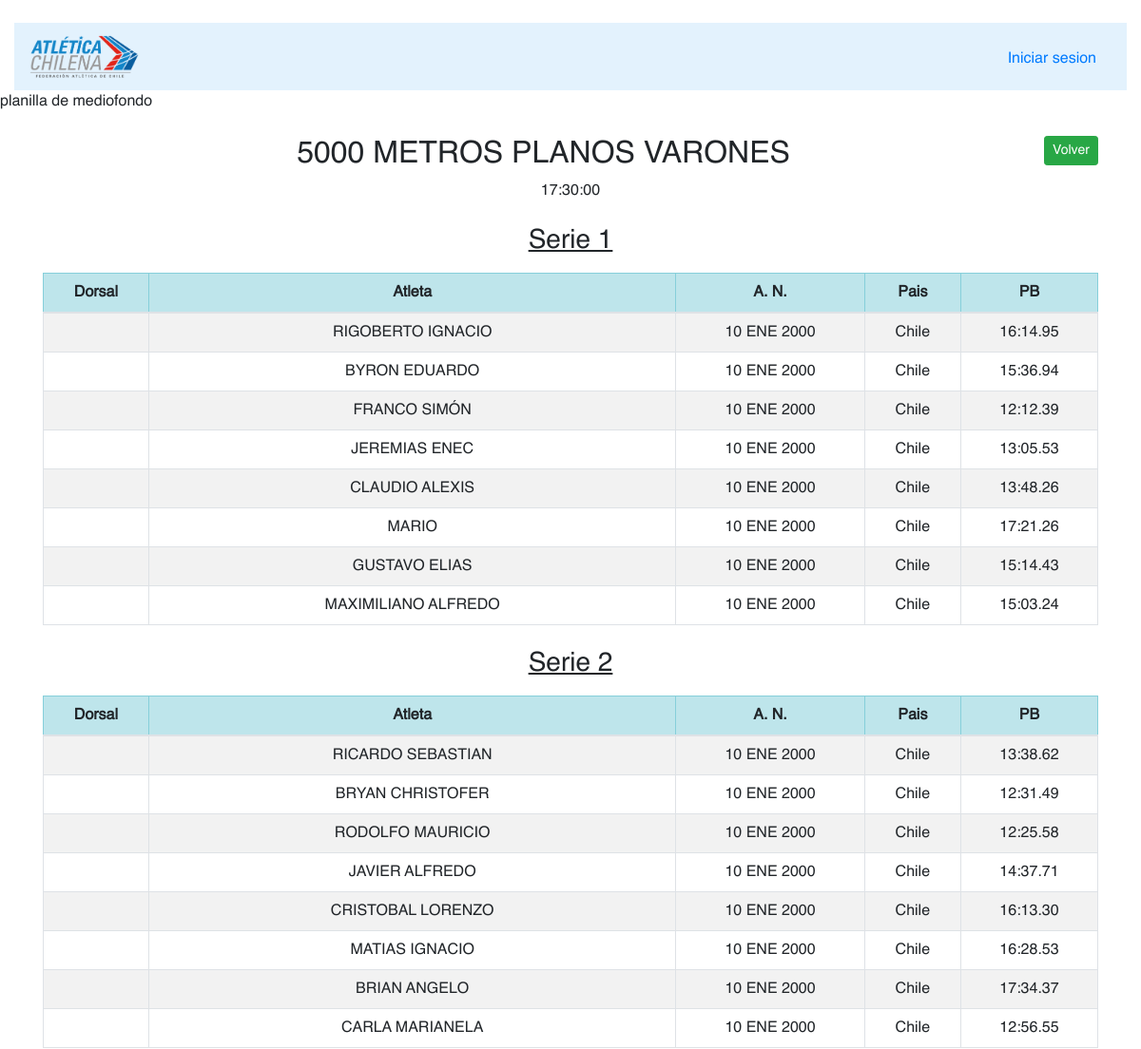
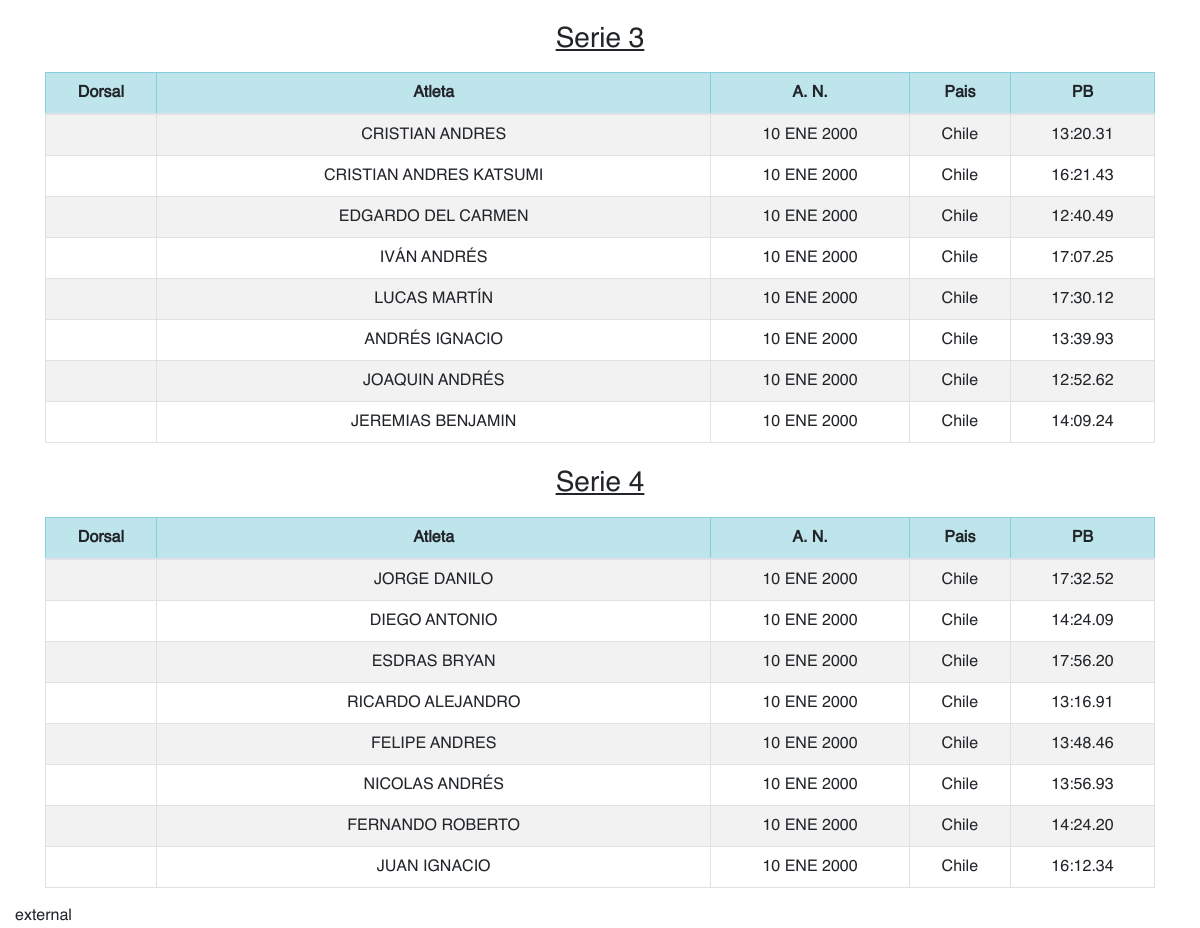
/competition/starlist/18, run on the app's committed database (2 pictures, top to bottom).
### apps/competitions/models.py (models this page shows, shortened)
class competitions(models.Model):
    eventId = models.ForeignKey(events,null=False,blank=False,on_delete=models.CASCADE)
    stageId = models.ForeignKey(stages,null=False,blank=False,on_delete=models.CASCADE)
    round = models.IntegerField(choices=ROUND_CHOICES,null=False,blank=False,default=1)
    initDate = models.CharField(max_length=200,null=False,blank=False,default='08:00')
    gender = models.IntegerField(choices=GENDER_CHOICES,null=False,blank=False,default=0)
    comb= models.CharField(max_length=200,null=False,blank=False,default='NO')
    def get_gender(self):
        return GENDER_CHOICES[self.gender][1]
    def name(self):
        return "%s %s"%(self.eventId.name(),self.get_gender())
    def type(self):
        return self.eventId.eventType

class events(models.Model):
    eventName = models.CharField(max_length=200,null=False,blank=False,default='EVENTO ..')
    eventType = models.IntegerField(choices=EVENT_TYPE_CHOICES,null=False,blank=False,default=1)
    def name(self):
        return self.eventName

class asbtractHeats(models.Model):
    competitionId = models.ForeignKey(competitions,related_name="%(class)s",null=False,blank=False,on_delete=models.CASCADE)
    numberHeat = models.IntegerField()
    observation = models.CharField(max_length=200,default='S/O')
    class Meta:
        abstract = True

class mdHeats(asbtractHeats):
    def serie(self):
        return "Serie %s"%(self.numberHeat)

class abstractAssignments(models.Model):
    athleteId = models.ForeignKey(athletes,related_name='relatedAthle',null=False,blank=False,on_delete=models.CASCADE)
    personalBest = models.CharField(max_length=200,default='NPB')
    result = models.CharField(max_length=200,default='NR')
    place = models.IntegerField(default=0)

class mdAssignments(abstractAssignments):
    heatId = models.ForeignKey(mdHeats,related_name='asign',null=False,blank=False,on_delete=models.CASCADE)
    def athlete(self):
        return self.athleteId.name()

class abstractAssignments(models.Model):
    athleteId = models.ForeignKey(athletes,related_name='relatedAthle',null=False,blank=False,on_delete=models.CASCADE)
    personalBest = models.CharField(max_length=200,default='NPB')
    result = models.CharField(max_length=200,default='NR')
    place = models.IntegerField(default=0)

### apps/athletes/models.py (models this page shows, shortened)
class athletes(models.Model):
    athleteName = models.CharField(max_length=200,null=False,blank=False,default='Nombre')
    athleteSurname = models.CharField(max_length=200,null=False,blank=False,default='Apellido')
    dni = models.CharField(max_length=200,null=False,blank=False,default='0.0.0-0')
    gender = models.IntegerField(choices=GENDER_CHOICES,null=False,blank=False,default=1)
    def name(self):
        return self.athleteName

### apps/competitions/views.py (the view)
# urls.py: path('starlist/<int:cp_id>', views.starlist_view,name='starlist_view'),
def starlist_view(request,cp_id):
    if Qlog_user(request.user):
        return internal_SV(request,cp_id)
    else:
        return external_SV(request,cp_id)

### apps/competitions/models.py (called while the page is built)
    @staticmethod
    def get_competition(id):
        competition = competitions.objects.get(id=id)
        return competition

    @staticmethod
    def get_heats(cid,Type):
        heats = {1:speedHeats,2:mdHeats,3:jumpHeats,5:throwHeats}
        try:
            heat_class = heats[Type]
            heats_list = list(heat_class.objects.filter(competitionId=cid))
            total_data = []
            for data in heats_list:
                aux_dict = {'heat':data,'assign':list(data.asign.all())}
                total_data.append(aux_dict)
            return total_data
        except Exception as e:
            print("error buscando los heats",e)

### apps/competitions/views.py (called while the page is built)
def external_SV(request,cp_id):
    templates = {1:'External/competition/eStartlistSP.html',2:'External/competition/eStartlistMD.html',
                3:'External/competition/eStartlistJP.html',4:'External/competition/eStartlistPV.html',5:'External/competition/eStartlistTW.html'}
    competition = CI.get_competition(cp_id)
    ctype = competition.type()
    heats = CI.get_heats(cp_id,ctype)
    if request.method == 'POST':
        pass
    elif request.method == 'GET':
        pass
    return render(request,templates[ctype],{'data':'data','id':cp_id,'competition':competition,'heats_data':heats})

### base/utils.py (called while the page is built)
def Qlog_user(user):
    if user == AnonymousUser():
        return False
    else:
        return True

### templates/External/competition/eStartlistMD.html
{% extends 'External/eBase.html' %}
{% load static %}
{% block content %}
planilla de mediofondo
<div class="container-fluid mt-4">
    {% if competition %}
    <div class="container mb-4">
        <a type="button" class="btn btn-sm btn-success float-right" href="{% url 'principal_view' %}">Volver</a>
        <h2 class="text-center">{{competition.name}}</h2>
        <p class="text-center">{{competition.initDate}}</p>
    </div>
        {% if heats_data %}
        <div class="container">
            {% for heat in heats_data %}
                <h3 class="text-center mt-4 mb-3"><u>{{heat.heat.serie}}</u></h4>
                <table class="table table-striped table-bordered" >
                    <thead class="table-info">
                        <tr>
                            <th class="text-center" style="width: 10%;">Dorsal</th>
                            <th class="text-center" style="width: 50%;">Atleta</th>
                            <th class="text-center" >A. N.</th>
                            <th class="text-center" >Pais</th>
                            <th class="text-center" >PB</th>
                        </tr>
                    </thead>
                    <tbody>
                        {% for atle in heat.assign %}
                        <tr>
                            <td class="text-center">{{atle.line}}</td>
                            <td class="text-center">{{atle.athlete}}</td>
                            <td class="text-center">10 ENE 2000</td>
                            <td class="text-center">Chile</td>
                            <td class="text-center">{{atle.personalBest}}</td>
                        </tr>
                        {% endfor %}
                    </tbody>
                </table>
            {% endfor %}
        </div>
        {% else %}
            <h3 class="text-center">No hay series registradas hasta el momento.</h3>
        {% endif %}
    {% else %}
        <h1 class="text-center">Error</h1>
    {% endif %}
</div>
{% endblock %}

### templates/External/eBase.html (style rules this page uses)
body { font-family: 'Helvetica'; }

### data on the page
competitions: name "5000 METROS PLANOS VARONES", initDate "17:30:00"
mdHeats: heat.serie "Serie 1"
mdAssignments: athlete "RIGOBERTO IGNACIO", personalBest "16:14.95"
mdAssignments: athlete "BYRON EDUARDO", personalBest "15:36.94"
mdAssignments: athlete "FRANCO SIMÓN", personalBest "12:12.39"
mdAssignments: athlete "JEREMIAS ENEC", personalBest "13:05.53"
mdAssignments: athlete "CLAUDIO ALEXIS", personalBest "13:48.26"
mdAssignments: athlete "MARIO", personalBest "17:21.26"
mdAssignments: athlete "GUSTAVO ELIAS", personalBest "15:14.43"
mdAssignments: athlete "MAXIMILIANO ALFREDO", personalBest "15:03.24"
mdHeats: heat.serie "Serie 2"
mdAssignments: athlete "RICARDO SEBASTIAN", personalBest "13:38.62"
mdAssignments: athlete "BRYAN CHRISTOFER", personalBest "12:31.49"
mdAssignments: athlete "RODOLFO MAURICIO", personalBest "12:25.58"
mdAssignments: athlete "JAVIER ALFREDO", personalBest "14:37.71"
mdAssignments: athlete "CRISTOBAL LORENZO", personalBest "16:13.30"
mdAssignments: athlete "MATIAS IGNACIO", personalBest "16:28.53"
mdAssignments: athlete "BRIAN ANGELO", personalBest "17:34.37"
mdAssignments: athlete "CARLA MARIANELA", personalBest "12:56.55"
mdHeats: heat.serie "Serie 3"
mdAssignments: athlete "CRISTIAN ANDRES", personalBest "13:20.31"
mdAssignments: athlete "CRISTIAN ANDRES KATSUMI", personalBest "16:21.43"
mdAssignments: athlete "EDGARDO DEL CARMEN", personalBest "12:40.49"
mdAssignments: athlete "IVÁN ANDRÉS", personalBest "17:07.25"
mdAssignments: athlete "LUCAS MARTÍN", personalBest "17:30.12"
mdAssignments: athlete "ANDRÉS IGNACIO", personalBest "13:39.93"
mdAssignments: athlete "JOAQUIN ANDRÉS", personalBest "12:52.62"
mdAssignments: athlete "JEREMIAS BENJAMIN", personalBest "14:09.24"
mdHeats: heat.serie "Serie 4"
mdAssignments: athlete "JORGE DANILO", personalBest "17:32.52"
mdAssignments: athlete "DIEGO ANTONIO", personalBest "14:24.09"
mdAssignments: athlete "ESDRAS BRYAN", personalBest "17:56.20"
mdAssignments: athlete "RICARDO ALEJANDRO", personalBest "13:16.91"
mdAssignments: athlete "FELIPE ANDRES", personalBest "13:48.46"
mdAssignments: athlete "NICOLAS ANDRÉS", personalBest "13:56.93"
mdAssignments: athlete "FERNANDO ROBERTO", personalBest "14:24.20"
mdAssignments: athlete "JUAN IGNACIO", personalBest "16:12.34"
